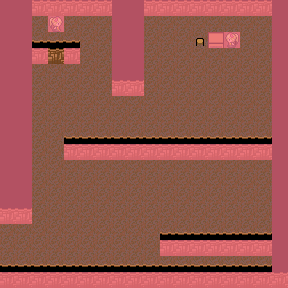

The image is a tile-based game level rendered from a .tmx file. Its description and source (layers, tilesets, objects; grid data summarised) follow:
An orthogonal 18x18 tile map with 16x16 px tiles, 4 tile layers (ground, object, npc, meta), 3 tilesets.

<map version="1.0" orientation="orthogonal" width="18" height="18" tilewidth="16" tileheight="16">
 <tileset firstgid="1" name="map" tilewidth="16" tileheight="16">
  <image source="map.png" width="48" height="64" />
 </tileset>
 <tileset firstgid="13" name="meta" tilewidth="16" tileheight="16">
  <image source="meta.png" width="48" height="16" />
  <tile id="0">
   <properties>
    <property name="Collidable" value="false" />
   </properties>
  </tile>
  <tile id="1">
   <properties>
    <property name="Collidable" value="true" />
   </properties>
  </tile>
 </tileset>
 <tileset firstgid="16" name="rival" tilewidth="16" tileheight="16">
  <image source="rival.png" width="48" height="64" />
  <tile id="4">
   <properties>
    <property name="func" value="talkLieutenant" />
   </properties>
  </tile>
  <tile id="7">
   <properties>
    <property name="func" value="talkRival" />
   </properties>
  </tile>
 </tileset>
 <layer name="ground" width="18" height="18">
  <data>[324 cells, 324 non-empty, 1 distinct tile ids]</data>
 </layer>
 <layer name="object" width="18" height="18">
  <data>[324 cells, 154 non-empty, 5 distinct tile ids]</data>
 </layer>
 <layer name="npc" width="18" height="18">
  <data>[324 cells, 2 non-empty, 2 distinct tile ids]</data>
 </layer>
 <layer name="meta" width="18" height="18">
  <data>[324 cells, 324 non-empty, 2 distinct tile ids]</data>
 </layer>
</map>
